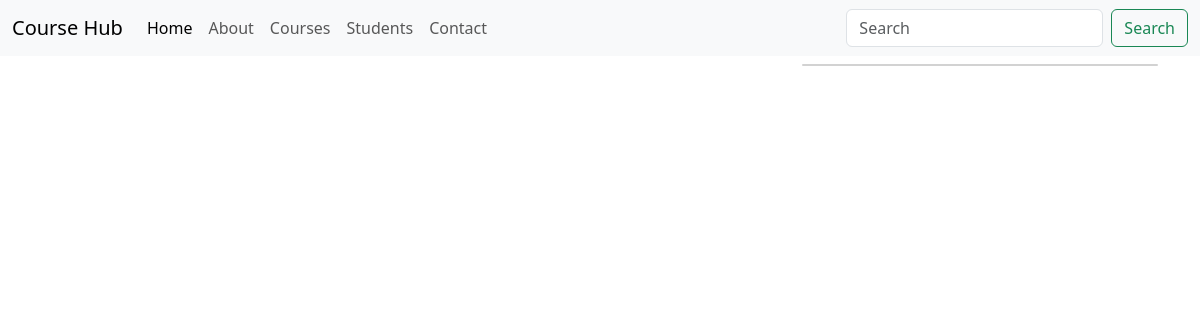
Page /python-programming-course on the earlier database version.
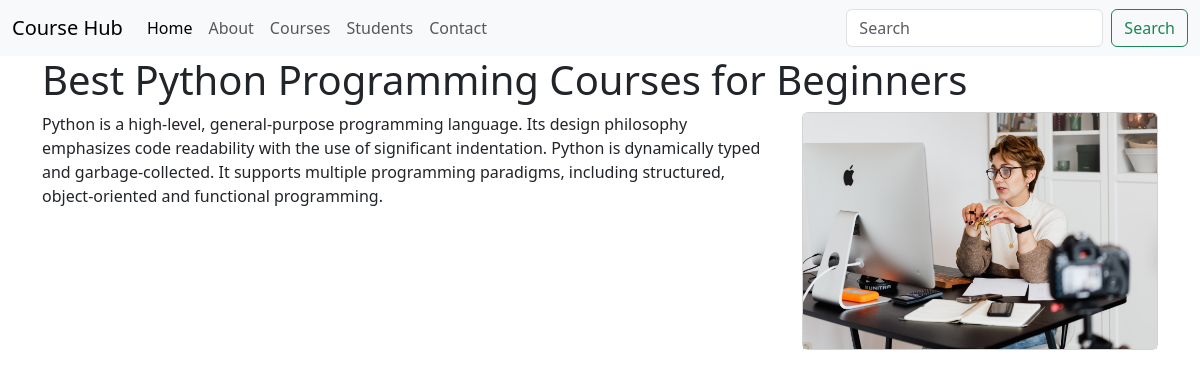
Same page on the later database version.
### sofconapp/models.py (models this page shows, shortened)
class Course(models.Model):
    sno = models.AutoField(primary_key=True)
    cname = models.CharField(max_length=255)
    csummary = models.TextField()
    cimg = models.ImageField(upload_to='courseimages')
    heading = models.CharField(max_length=100)
    slug = models.SlugField(max_length=500)

### sofconapp/views.py (the view)
# urls.py: path('<str:slug>',views.coursedetails,name='coursedetails'),
def coursedetails(request,slug):
    fullDetails = Course.objects.filter(slug=slug).first()
    context = {'fullDetails':fullDetails}
    return render(request, 'coursedetails.html', context)

### templates/coursedetails.html
{% extends "base.html" %}
{% block content %}
<div class="container">
    <h1>{{fullDetails.heading}}</h1>
    <div class="container-my-5">
        <div class="row">
            <div class="col-md-8">
                <p>{{fullDetails.csummary}}</p>
            </div>
            <div class="col-md-4">
                <div class="card">
                    <img class="card-img-top" src="{{fullDetails.cimg.url}}">
                </div>
            </div>
        </div>
    </div>
</div>
{% endblock content %}

Differences in the rows shown:
added Course: heading "Best Python Programming Courses for Beginners", csummary "Python is a high-level, general-purpose programming language. Its design philosophy emphasizes code readability with the use of significant indentation. Python is dynamically typed and garbage-collected. It supports multiple programming paradigms, including structured, object-oriented and functional programming.", cimg (picture)
